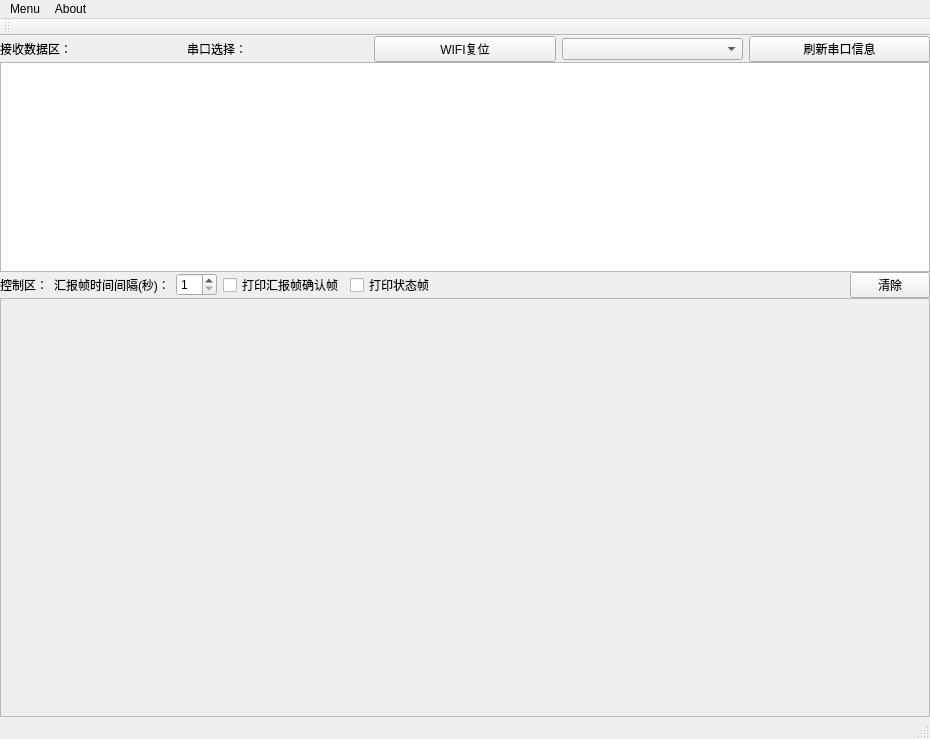
<?xml version="1.0" encoding="UTF-8"?>
<ui version="4.0">
 <class>MainWindow</class>
 <widget class="QMainWindow" name="MainWindow">
  <property name="geometry">
   <rect>
    <x>0</x>
    <y>0</y>
    <width>930</width>
    <height>739</height>
   </rect>
  </property>
  <property name="windowTitle">
   <string>MainWindow</string>
  </property>
  <widget class="QWidget" name="centralWidget">
   <layout class="QVBoxLayout" name="verticalLayout" stretch="0,5,0,10">
    <property name="spacing">
     <number>0</number>
    </property>
    <property name="leftMargin">
     <number>0</number>
    </property>
    <property name="topMargin">
     <number>0</number>
    </property>
    <property name="rightMargin">
     <number>0</number>
    </property>
    <property name="bottomMargin">
     <number>0</number>
    </property>
    <item>
     <layout class="QHBoxLayout" name="horizontalLayout">
      <item>
       <widget class="QLabel" name="label">
        <property name="text">
         <string>接收数据区：</string>
        </property>
       </widget>
      </item>
      <item>
       <widget class="QLabel" name="label_4">
        <property name="text">
         <string>串口选择：</string>
        </property>
       </widget>
      </item>
      <item>
       <widget class="QPushButton" name="ResetpushButton">
        <property name="text">
         <string>WIFI复位</string>
        </property>
       </widget>
      </item>
      <item>
       <widget class="QComboBox" name="serialCombox"/>
      </item>
      <item>
       <widget class="QPushButton" name="pushButton_2">
        <property name="text">
         <string>刷新串口信息</string>
        </property>
       </widget>
      </item>
     </layout>
    </item>
    <item>
     <widget class="QTextEdit" name="receiveDisplay">
      <property name="autoFillBackground">
       <bool>true</bool>
      </property>
     </widget>
    </item>
    <item>
     <layout class="QHBoxLayout" name="horizontalLayout_2">
      <item>
       <widget class="QLabel" name="label_3">
        <property name="text">
         <string>控制区：</string>
        </property>
       </widget>
      </item>
      <item>
       <widget class="QLabel" name="label_2">
        <property name="text">
         <string>汇报帧时间间隔(秒)：</string>
        </property>
       </widget>
      </item>
      <item>
       <widget class="QSpinBox" name="spinBox">
        <property name="minimum">
         <number>1</number>
        </property>
       </widget>
      </item>
      <item>
       <widget class="QCheckBox" name="checkBox">
        <property name="text">
         <string>打印汇报帧确认帧</string>
        </property>
       </widget>
      </item>
      <item>
       <widget class="QCheckBox" name="checkBox_2">
        <property name="text">
         <string>打印状态帧</string>
        </property>
       </widget>
      </item>
      <item>
       <spacer name="horizontalSpacer">
        <property name="orientation">
         <enum>Qt::Horizontal</enum>
        </property>
        <property name="sizeHint" stdset="0">
         <size>
          <width>40</width>
          <height>20</height>
         </size>
        </property>
       </spacer>
      </item>
      <item>
       <widget class="QPushButton" name="pushButton">
        <property name="text">
         <string>清除</string>
        </property>
       </widget>
      </item>
     </layout>
    </item>
    <item>
     <widget class="QScrollArea" name="scrollArea">
      <property name="widgetResizable">
       <bool>true</bool>
      </property>
      <widget class="QWidget" name="scrollAreaWidgetContents">
       <property name="geometry">
        <rect>
         <x>0</x>
         <y>0</y>
         <width>928</width>
         <height>419</height>
        </rect>
       </property>
      </widget>
     </widget>
    </item>
   </layout>
  </widget>
  <widget class="QMenuBar" name="menuBar">
   <property name="geometry">
    <rect>
     <x>0</x>
     <y>0</y>
     <width>930</width>
     <height>23</height>
    </rect>
   </property>
   <widget class="QMenu" name="menuMenu">
    <property name="title">
     <string>Menu</string>
    </property>
    <addaction name="actionOpen"/>
   </widget>
   <widget class="QMenu" name="menuAbout">
    <property name="title">
     <string>About</string>
    </property>
    <addaction name="actionVersion"/>
    <addaction name="actionHelp"/>
   </widget>
   <addaction name="menuMenu"/>
   <addaction name="menuAbout"/>
  </widget>
  <widget class="QToolBar" name="mainToolBar">
   <attribute name="toolBarArea">
    <enum>TopToolBarArea</enum>
   </attribute>
   <attribute name="toolBarBreak">
    <bool>false</bool>
   </attribute>
  </widget>
  <widget class="QStatusBar" name="statusBar"/>
  <action name="actionOpen">
   <property name="text">
    <string>Open</string>
   </property>
  </action>
  <action name="actionVersion">
   <property name="text">
    <string>Version</string>
   </property>
  </action>
  <action name="actionHelp">
   <property name="text">
    <string>Help</string>
   </property>
  </action>
 </widget>
 <layoutdefault spacing="6" margin="11"/>
 <resources/>
 <connections/>
</ui>
